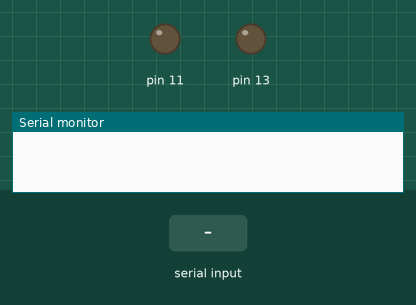
Recording of a sketch running on a simulated Arduino Uno, built with avr-gcc and run on an emulated ATmega328P. Parts: output pins drawn as LEDs (lit = HIGH), the last lines printed to the serial monitor. The inputs (shaded band) are chosen by the test bench.

Above: at 1.2 s.
1.3 s: "A" received over Serial
At 2.1 s:
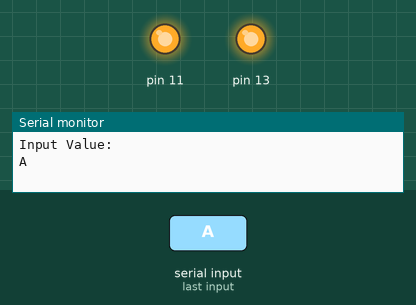
2.8 s: "a" received over Serial
At 3.2 s:
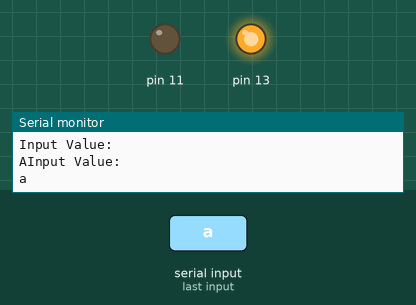
Timing chart, 0 to 5.8 s (numbered marks = the images above; inputs shaded):
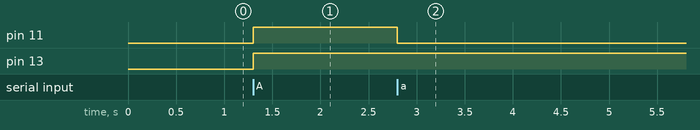

The sketch:

ascii.ino
```cpp
void setup()

{

	Serial.begin(9600);
	pinMode(13,OUTPUT);
	pinMode(11,OUTPUT);
}

void loop()

{

	char data = 0;

	if(Serial.available()>0)
	{

		data = Serial.read();
		if (data == 65)
		{
			digitalWrite(13, HIGH);
			digitalWrite(11, HIGH);

		}

		if (data == 97)
		{
			digitalWrite(13,HIGH);
			digitalWrite(11, LOW);
		}

		Serial.println("Input Value: ");

		Serial.write(data);

	}

}
```

Measured:
- after the input at 1.3 s, pin 11, pin 13: LOW → HIGH at once
- after the input at 2.8 s, pin 11: HIGH → LOW at once
